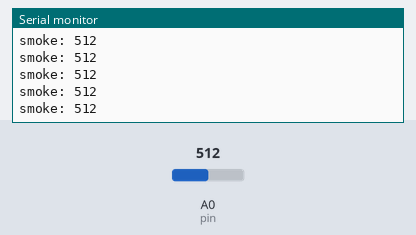
Bench run of a sketch on a simulated Arduino Uno, built with avr-gcc and run on an emulated ATmega328P. On the bench: the last lines printed to the serial monitor. The test bench sets the inputs (shaded band); at power-on: A0 (pin) = 512.

Above: at 1.2 s.
1.3 s: A0 (pin) set to 11
At 2.4 s:
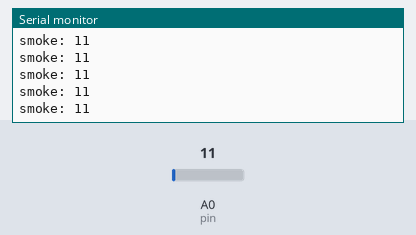
2.8 s: A0 (pin) set to 8
At 3.6 s:
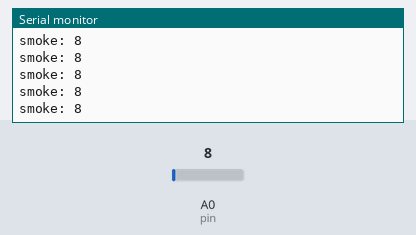
Timing chart, 0 to 5.8 s (numbered marks = the images above; inputs shaded):
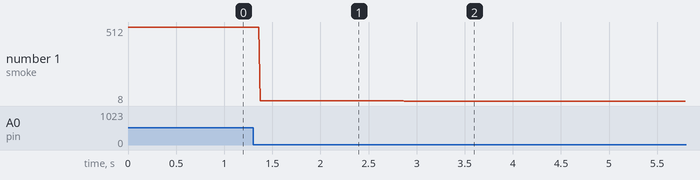

The sketch:

smoke_test.ino
```cpp
/**
 * simple threshold test file
 */

#define pin A0
int amount = 0;

void setup() {
  // put your setup code here, to run once:
Serial.begin(9600);

}

void loop() {
  // put your main code here, to run repeatedly:
amount = analogRead(pin);
Serial.print("smoke: ");
Serial.println(amount);

}
```

Measured:
- after the input at 1.3 s, the serial monitor: prints a new line after 0.07 s (image 1)
- after the input at 2.8 s, the serial monitor: prints a new line after 0.07 s (image 2)
- plotted number 1: 512 → 11 after the input at 1.3 s, 11 → 8 after the input at 2.8 s
